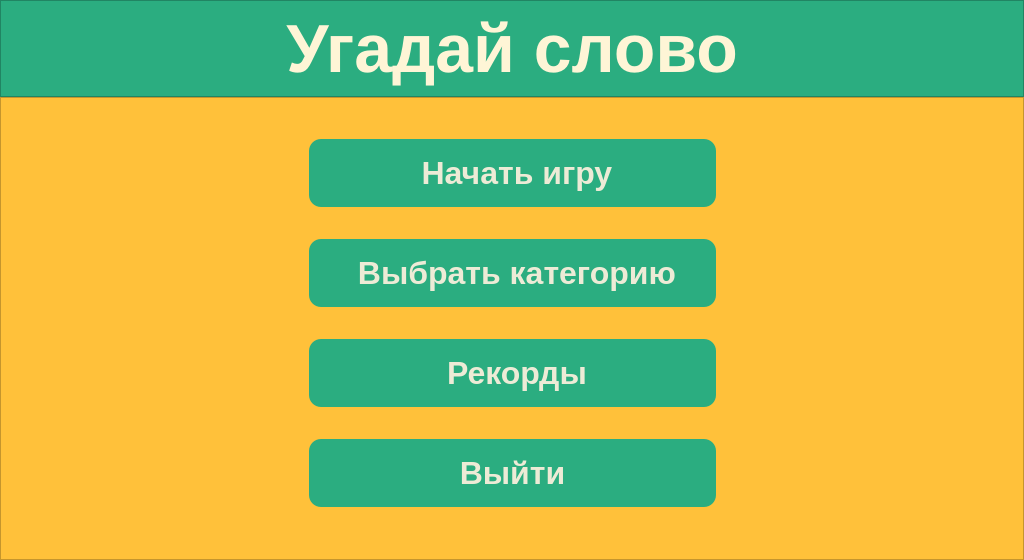
<?xml version="1.0" encoding="UTF-8"?>
<ui version="4.0">
 <class>mainPage</class>
 <widget class="QWidget" name="mainPage">
  <property name="geometry">
   <rect>
    <x>0</x>
    <y>0</y>
    <width>1024</width>
    <height>560</height>
   </rect>
  </property>
  <property name="minimumSize">
   <size>
    <width>1024</width>
    <height>560</height>
   </size>
  </property>
  <property name="windowTitle">
   <string>Form</string>
  </property>
  <property name="styleSheet">
   <string notr="true">#mainPage {
	font-family: &quot;Nunito Sans Normal&quot;;
	background-color: #FFC13A;
}</string>
  </property>
  <layout class="QVBoxLayout" name="verticalLayout">
   <property name="spacing">
    <number>0</number>
   </property>
   <property name="leftMargin">
    <number>0</number>
   </property>
   <property name="topMargin">
    <number>0</number>
   </property>
   <property name="rightMargin">
    <number>0</number>
   </property>
   <property name="bottomMargin">
    <number>0</number>
   </property>
   <item>
    <widget class="QFrame" name="mainHeader">
     <property name="styleSheet">
      <string notr="true">#mainHeader{
	background-color: #2BAD80;
}</string>
     </property>
     <property name="frameShape">
      <enum>QFrame::StyledPanel</enum>
     </property>
     <property name="frameShadow">
      <enum>QFrame::Raised</enum>
     </property>
     <layout class="QHBoxLayout" name="horizontalLayout">
      <item>
       <widget class="QLabel" name="mainTitle">
        <property name="styleSheet">
         <string notr="true">#mainTitle {
	font-family: &quot;NunitoSans&quot;;
	font-size: 68px;
	font-weight: 600;
	color: #FEF5D6;
}</string>
        </property>
        <property name="text">
         <string>Угадай слово</string>
        </property>
        <property name="alignment">
         <set>Qt::AlignCenter</set>
        </property>
       </widget>
      </item>
     </layout>
    </widget>
   </item>
   <item>
    <widget class="QFrame" name="mainContainer">
     <property name="sizePolicy">
      <sizepolicy hsizetype="Preferred" vsizetype="Expanding">
       <horstretch>0</horstretch>
       <verstretch>0</verstretch>
      </sizepolicy>
     </property>
     <property name="styleSheet">
      <string notr="true">#mainContainer {
	background-color: #FFC13A;
}</string>
     </property>
     <property name="frameShape">
      <enum>QFrame::StyledPanel</enum>
     </property>
     <property name="frameShadow">
      <enum>QFrame::Raised</enum>
     </property>
     <layout class="QHBoxLayout" name="horizontalLayout_2">
      <property name="topMargin">
       <number>32</number>
      </property>
      <item>
       <spacer name="horizontalSpacer_2">
        <property name="orientation">
         <enum>Qt::Horizontal</enum>
        </property>
        <property name="sizeHint" stdset="0">
         <size>
          <width>40</width>
          <height>20</height>
         </size>
        </property>
       </spacer>
      </item>
      <item alignment="Qt::AlignTop">
       <widget class="QWidget" name="mainButtons" native="true">
        <property name="sizePolicy">
         <sizepolicy hsizetype="Minimum" vsizetype="Expanding">
          <horstretch>0</horstretch>
          <verstretch>0</verstretch>
         </sizepolicy>
        </property>
        <property name="minimumSize">
         <size>
          <width>400</width>
          <height>0</height>
         </size>
        </property>
        <property name="maximumSize">
         <size>
          <width>16777215</width>
          <height>16777215</height>
         </size>
        </property>
        <property name="styleSheet">
         <string notr="true">QPushButton {
	font-family: &quot;NunitoSans&quot;;
	background-color: #2BAD80;
	padding: 16px 40px;
	border-radius: 12px;
	font-size: 32px;
	font-weight: 600;
	color: #EDEBD6;
}

QPushButton:hover{
	background-color: rgb(47, 193, 142);
}

QPushButton:pressed{
background-color: rgb(39, 158, 116);
}</string>
        </property>
        <layout class="QVBoxLayout" name="verticalLayout_2">
         <property name="spacing">
          <number>32</number>
         </property>
         <property name="leftMargin">
          <number>12</number>
         </property>
         <property name="rightMargin">
          <number>12</number>
         </property>
         <item>
          <widget class="QPushButton" name="btnStart">
           <property name="autoFillBackground">
            <bool>false</bool>
           </property>
           <property name="text">
            <string notr="true"> Начать игру</string>
           </property>
           <property name="icon">
            <iconset resource="../resources/resources.qrc">
             <normaloff>:/icons/play_icon.svg</normaloff>:/icons/play_icon.svg</iconset>
           </property>
           <property name="iconSize">
            <size>
             <width>32</width>
             <height>32</height>
            </size>
           </property>
           <property name="checkable">
            <bool>false</bool>
           </property>
           <property name="autoRepeat">
            <bool>false</bool>
           </property>
           <property name="autoExclusive">
            <bool>false</bool>
           </property>
           <property name="default">
            <bool>false</bool>
           </property>
           <property name="flat">
            <bool>false</bool>
           </property>
          </widget>
         </item>
         <item>
          <widget class="QPushButton" name="btnMainCategory">
           <property name="text">
            <string> Выбрать категорию</string>
           </property>
           <property name="icon">
            <iconset resource="../resources/resources.qrc">
             <normaloff>:/icons/book_icon.svg</normaloff>:/icons/book_icon.svg</iconset>
           </property>
           <property name="iconSize">
            <size>
             <width>32</width>
             <height>32</height>
            </size>
           </property>
          </widget>
         </item>
         <item>
          <widget class="QPushButton" name="btnTops">
           <property name="text">
            <string> Рекорды</string>
           </property>
           <property name="icon">
            <iconset resource="../resources/resources.qrc">
             <normaloff>:/icons/trophy_icon.svg</normaloff>:/icons/trophy_icon.svg</iconset>
           </property>
           <property name="iconSize">
            <size>
             <width>32</width>
             <height>32</height>
            </size>
           </property>
          </widget>
         </item>
         <item>
          <widget class="QPushButton" name="btnMainExit">
           <property name="text">
            <string>Выйти</string>
           </property>
           <property name="icon">
            <iconset resource="../resources/resources.qrc">
             <normaloff>:/icons/close_icon.svg</normaloff>:/icons/close_icon.svg</iconset>
           </property>
           <property name="iconSize">
            <size>
             <width>40</width>
             <height>40</height>
            </size>
           </property>
           <property name="shortcut">
            <string>Ctrl+S</string>
           </property>
          </widget>
         </item>
        </layout>
       </widget>
      </item>
      <item>
       <spacer name="horizontalSpacer">
        <property name="orientation">
         <enum>Qt::Horizontal</enum>
        </property>
        <property name="sizeHint" stdset="0">
         <size>
          <width>40</width>
          <height>20</height>
         </size>
        </property>
       </spacer>
      </item>
     </layout>
    </widget>
   </item>
  </layout>
 </widget>
 <resources>
  <include location="../resources/resources.qrc"/>
 </resources>
 <connections/>
</ui>
